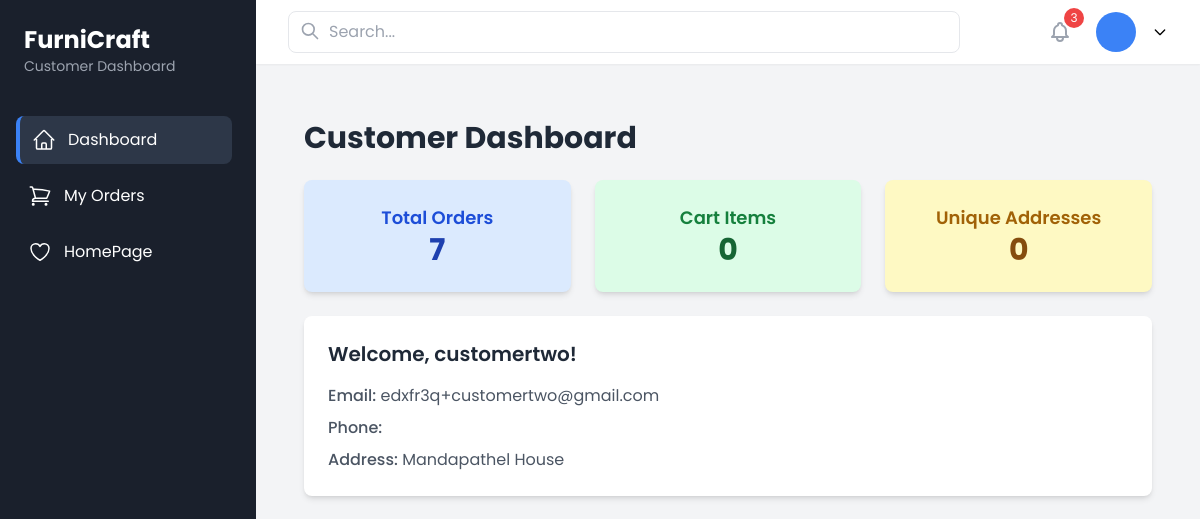
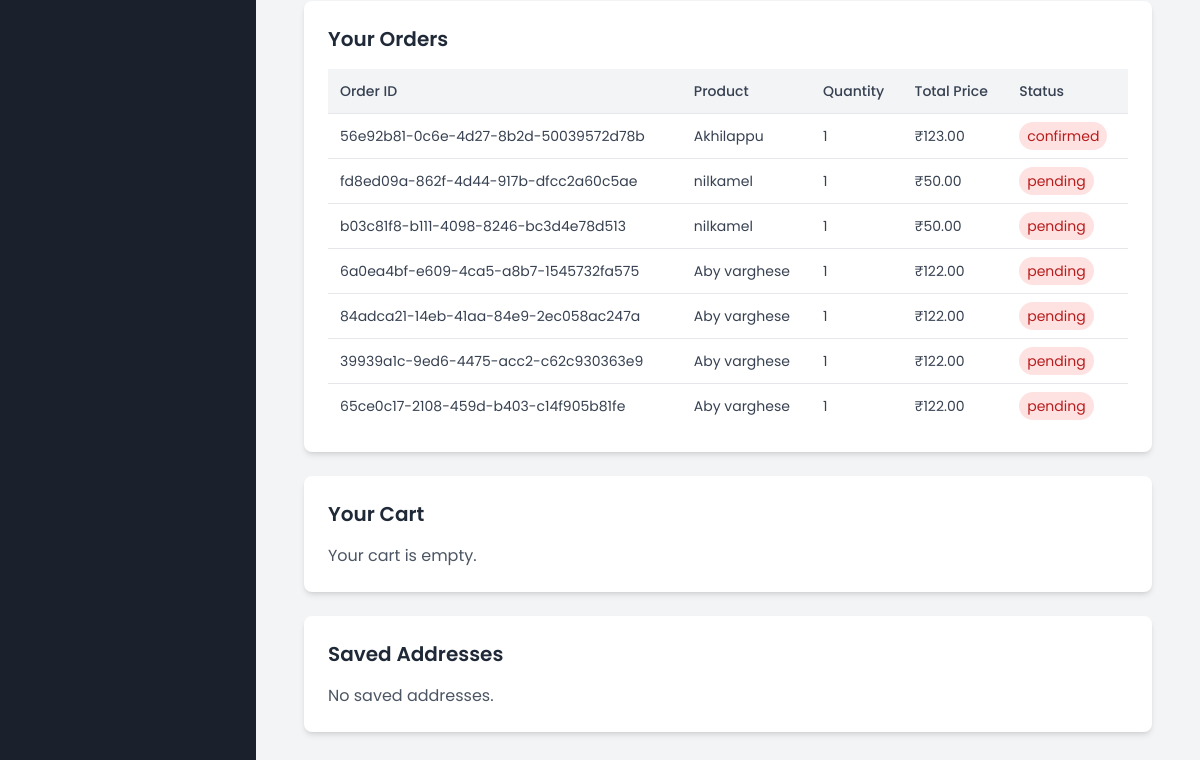
Before: /customer-dashboard/ (signed in) with the older database file (2 pictures, top to bottom).
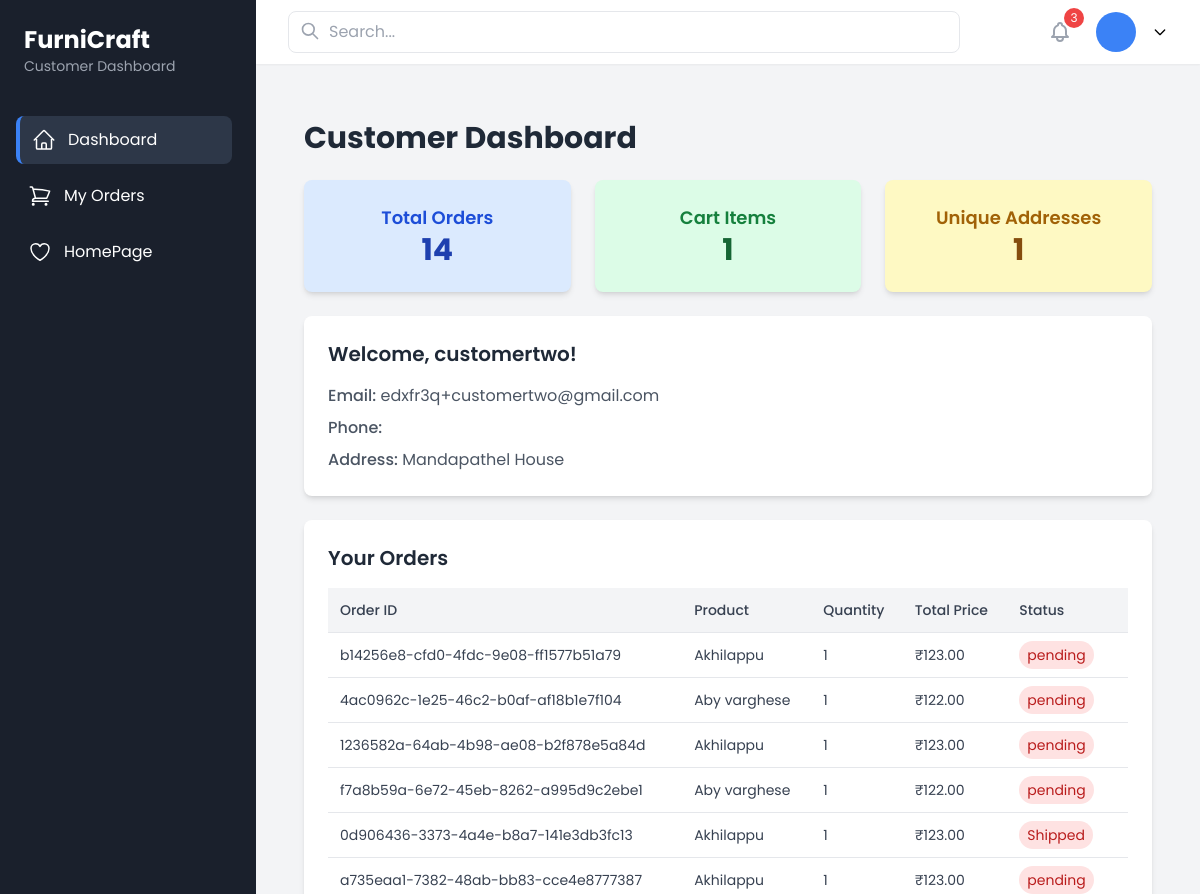
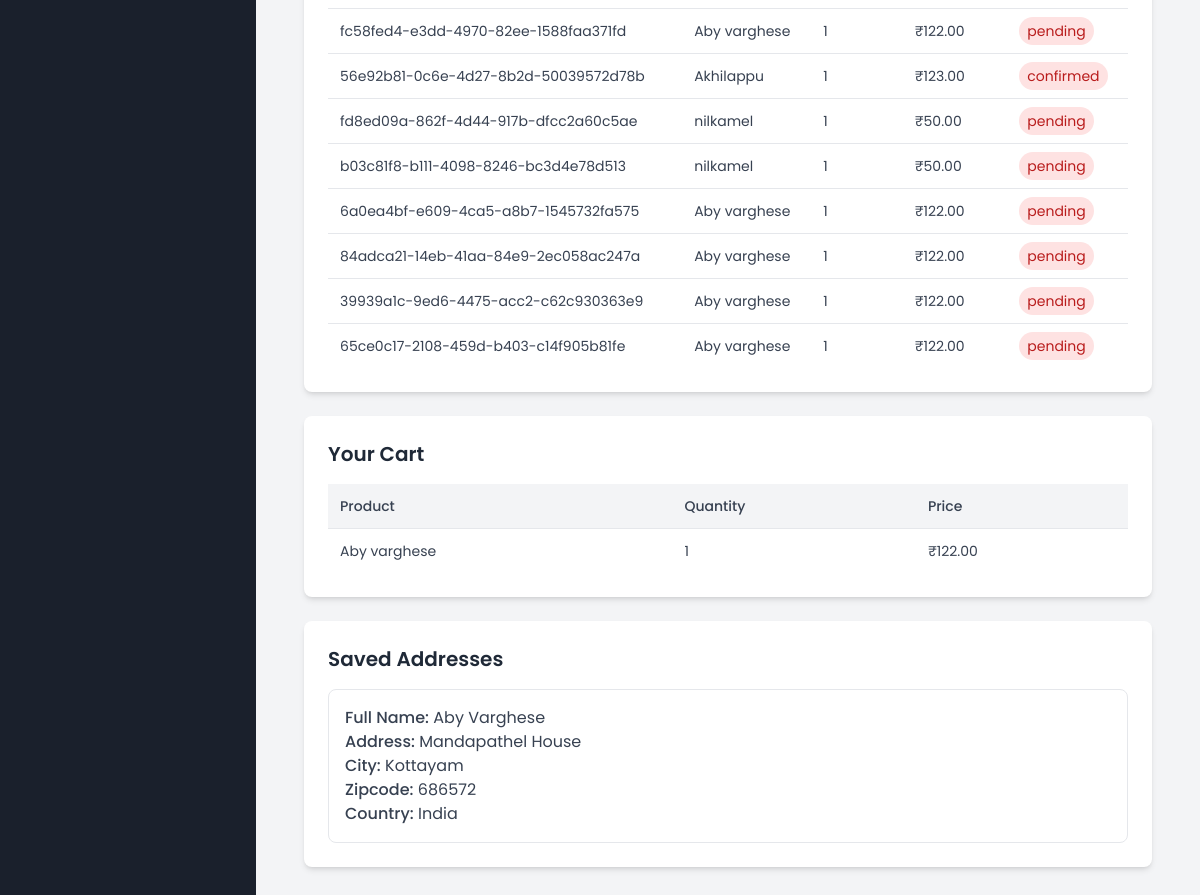
After: the same page with the newer database file (2 pictures, top to bottom).
### authentication/models.py (models this page shows, shortened)
class Customer(models.Model):
    user = models.OneToOneField(CustomUser, on_delete=models.CASCADE, primary_key=True)
    address = models.TextField()
    phone_number = models.CharField(max_length=15)

class CustomUser(AbstractUser):
    ROLE_CHOICES = [
        ("admin", "Admin"),
        ("customer", "Customer"),
        ("seller", "Seller"),
        ("delivery_guy", "Delivery Guy"),
    ]
    role = models.CharField(max_length=20, choices=ROLE_CHOICES, default="customer")
    groups = models.ManyToManyField(Group, related_name="customuser_groups", blank=True)
    user_permissions = models.ManyToManyField(Permission, related_name="customuser_permissions", blank=True)

class Order(models.Model):
    STATUS_CHOICES = [
        ("pending", "Pending"),
        ("confirmed", "Confirmed"),
        ("accepted", "Accepted"),
        ("shipped", "Shipped"),
        ("delivered", "Delivered"),
        ("cancelled", "Cancelled"),
        ("returned", "Returned"),
    ]
    PAYMENT_METHODS = [
        ("cod", "Cash on Delivery"),
    ]
    order_id = models.UUIDField(default=uuid.uuid4, unique=True, editable=False)
    customer = models.ForeignKey(Customer, on_delete=models.CASCADE, related_name="orders")
    product = models.ForeignKey(Product, on_delete=models.CASCADE, related_name="orders")
    seller = models.ForeignKey(Seller, on_delete=models.CASCADE, related_name="orders_seller")
    quantity = models.PositiveIntegerField(default=1)
    total_price = models.DecimalField(max_digits=10, decimal_places=2)
    status = models.CharField(max_length=20, choices=STATUS_CHOICES, default="pending")
    payment_method = models.CharField(max_length=10, choices=PAYMENT_METHODS, default="cod")
    ordered_at = models.DateTimeField(auto_now_add=True)
    delivery_address = models.ForeignKey(DeliveryAddress, on_delete=models.SET_NULL, null=True, blank=True)  # ✅ Added this field

class Product(models.Model):
    name = models.CharField(max_length=255)
    category = models.ForeignKey(Category, on_delete=models.CASCADE, related_name="products")
    created_by = models.ForeignKey(Seller, on_delete=models.CASCADE)
    description = models.TextField()
    price = models.DecimalField(max_digits=10, decimal_places=2)
    image = models.ImageField(upload_to="products/")
    is_approved = models.BooleanField(default=False)
    stock = models.PositiveIntegerField(default=0)

class Cart(models.Model):
    user = models.ForeignKey(Customer, on_delete=models.CASCADE)
    product = models.ForeignKey(Product, on_delete=models.CASCADE)
    quantity = models.PositiveIntegerField(default=1)
    created_at = models.DateTimeField(auto_now_add=True)

class DeliveryAddress(models.Model):
    user = models.ForeignKey(CustomUser, on_delete=models.CASCADE, related_name="addresses")  # Linked to user
    full_name = models.CharField(max_length=255)
    address = models.CharField(max_length=500)
    city = models.CharField(max_length=100)
    zipcode = models.CharField(max_length=10)
    country = models.CharField(max_length=100)

### authentication/views.py (the view)
# urls.py: path('customer-dashboard/', customer_dashboard, name='customer_dashboard'),
@user_passes_test(is_customer)
def customer_dashboard(request):
    user = request.user
    if not hasattr(user, "customer"):
        messages.error(request, "Only customers can access this page.")
        return redirect("home")
    customer = user.customer
    orders = Order.objects.filter(customer=customer).order_by("-ordered_at")
    cart_items = Cart.objects.filter(user=customer)
    unique_addresses = {addr.address: addr for addr in DeliveryAddress.objects.filter(user=user)}.values()
    total_orders = orders.count()
    total_cart_items = cart_items.count()
    total_unique_addresses = len(unique_addresses)
    context = {
        "customer": customer,
        "orders": orders,
        "cart_items": cart_items,
        "addresses": unique_addresses,
        "total_orders": total_orders,
        "total_cart_items": total_cart_items,
        "total_unique_addresses": total_unique_addresses,
    }
    return render(request, "customer_dashboard.html", context)

### authentication/context_processors.py (called while the page is built)
def base_template_processor(request):
    base_template = None
    if request.user.is_authenticated:
        user_role = request.user.role
        base_templates = {
            "admin": "base/admin_base.html",
            "customer": "base/customer_base.html",
            "seller": "base/seller_base.html",
            "delivery_guy": "base/delivery_base.html",
        }
        base_template = base_templates.get(user_role, base_template)
    return {"base_template": base_template}

### authentication/views.py (called while the page is built)
def is_customer(user):
    return user.role in ['customer']

### templates/customer_dashboard.html
{% extends base_template %}
{% block content %}
<div class="max-w-7xl mx-auto px-4 py-8">
    <h1 class="text-3xl font-bold text-gray-800 mb-6">Customer Dashboard</h1>
    <div class="grid grid-cols-1 sm:grid-cols-3 md:grid-cols-3 gap-6 mb-6">
        <div class="bg-blue-100 p-6 rounded-lg shadow-md flex flex-col items-center">
            <h3 class="text-lg font-semibold text-blue-700">Total Orders</h3>
            <p class="text-3xl font-bold text-blue-800">{{ total_orders }}</p>
        </div>
        <div class="bg-green-100 p-6 rounded-lg shadow-md flex flex-col items-center">
            <h3 class="text-lg font-semibold text-green-700">Cart Items</h3>
            <p class="text-3xl font-bold text-green-800">{{ total_cart_items }}</p>
        </div>
        <div class="bg-yellow-100 p-6 rounded-lg shadow-md flex flex-col items-center">
            <h3 class="text-lg font-semibold text-yellow-700">Unique Addresses</h3>
            <p class="text-3xl font-bold text-yellow-800">{{ total_unique_addresses }}</p>
        </div>
    </div>
    <div class="bg-white p-6 rounded-lg shadow-md mb-6">
        <h2 class="text-xl font-semibold text-gray-800 mb-4">Welcome, {{ customer.user.username }}!</h2>
        <div class="space-y-2 text-gray-600">
            <p><span class="font-medium">Email:</span> {{ customer.user.email }}</p>
            <p><span class="font-medium">Phone:</span> {{ customer.phone_number }}</p>
            <p><span class="font-medium">Address:</span> {{ customer.address }}</p>
        </div>
    </div>
    <div class="bg-white p-6 rounded-lg shadow-md mb-6">
        <h2 class="text-xl font-semibold text-gray-800 mb-4">Your Orders</h2>
        {% if orders %}
        <div class="overflow-x-auto">
            <table class="w-full border-collapse">
                <thead>
                    <tr class="bg-gray-100">
                        <th class="p-3 text-left text-sm font-medium text-gray-700">Order ID</th>
                        <th class="p-3 text-left text-sm font-medium text-gray-700">Product</th>
                        <th class="p-3 text-left text-sm font-medium text-gray-700">Quantity</th>
                        <th class="p-3 text-left text-sm font-medium text-gray-700">Total Price</th>
                        <th class="p-3 text-left text-sm font-medium text-gray-700">Status</th>
                    </tr>
                </thead>
                <tbody>
                    {% for order in orders %}
                    <tr class="border-t hover:bg-gray-50 transition-colors">
                        <td class="p-3 text-sm text-gray-700">{{ order.order_id }}</td>
                        <td class="p-3 text-sm text-gray-700">{{ order.product.name }}</td>
                        <td class="p-3 text-sm text-gray-700">{{ order.quantity }}</td>
                        <td class="p-3 text-sm text-gray-700">₹{{ order.total_price }}</td>
                        <td class="p-3 text-sm text-gray-700">
                            <span class="px-2 py-1 rounded-full
                                {% if order.status == 'Delivered' %}bg-green-100 text-green-700
                                {% elif order.status == 'Pending' %}bg-yellow-100 text-yellow-700
                                {% else %}bg-red-100 text-red-700{% endif %}">{{ order.status }}
                            </span>
                        </td>
                    </tr>
                    {% endfor %}
                </tbody>
            </table>
        </div>
        {% else %}
        <p class="text-gray-600">No orders placed yet.</p>
        {% endif %}
    </div>
    <div class="bg-white p-6 rounded-lg shadow-md mb-6">
        <h2 class="text-xl font-semibold text-gray-800 mb-4">Your Cart</h2>
        {% if cart_items %}
        <div class="overflow-x-auto">
            <table class="w-full border-collapse">
                <thead>
                    <tr class="bg-gray-100">
                        <th class="p-3 text-left text-sm font-medium text-gray-700">Product</th>
                        <th class="p-3 text-left text-sm font-medium text-gray-700">Quantity</th>
                        <th class="p-3 text-left text-sm font-medium text-gray-700">Price</th>
                    </tr>
                </thead>
                <tbody>
                    {% for item in cart_items %}
                    <tr class="border-t hover:bg-gray-50 transition-colors">
                        <td class="p-3 text-sm text-gray-700">{{ item.product.name }}</td>
                        <td class="p-3 text-sm text-gray-700">{{ item.quantity }}</td>
                        <td class="p-3 text-sm text-gray-700">₹{{ item.product.price }}</td>
                    </tr>
                    {% endfor %}
                </tbody>
            </table>
        </div>
        {% else %}
        <p class="text-gray-600">Your cart is empty.</p>
        {% endif %}
    </div>
    <div class="bg-white p-6 rounded-lg shadow-md">
        <h2 class="text-xl font-semibold text-gray-800 mb-4">Saved Addresses</h2>
        {% if addresses %}
        <ul class="space-y-3">
            {% for address in addresses %}
            <li class="p-4 border border-gray-200 rounded-lg hover:shadow-md transition-shadow">
                <p class="text-gray-700"><span class="font-medium">Full Name:</span> {{ address.full_name }}</p>
                <p class="text-gray-700"><span class="font-medium">Address:</span> {{ address.address }}</p>
                <p class="text-gray-700"><span class="font-medium">City:</span> {{ address.city }}</p>
                <p class="text-gray-700"><span class="font-medium">Zipcode:</span> {{ address.zipcode }}</p>
                <p class="text-gray-700"><span class="font-medium">Country:</span> {{ address.country }}</p>
            </li>
            {% endfor %}
        </ul>
        {% else %}
        <p class="text-gray-600">No saved addresses.</p>
        {% endif %}
    </div>
</div>
{% endblock %}

### templates/base/customer_base.html (shortened to what this page needs)
<!DOCTYPE html>
<html lang="en">
<head>
    <script src="https://cdn.tailwindcss.com"></script>
</head>
<body class="bg-gray-100">
    <div class="min-h-screen flex">
        <aside class="dashboard-sidebar w-64 fixed top-0 left-0 text-white h-screen overflow-hidden flex flex-col">
            <div class="p-6">
                <h2 class="text-2xl font-bold">FurniCraft</h2>
                <p class="text-gray-400 text-sm">Customer Dashboard</p>
            </div>
            <nav class="mt-4 flex-1 overflow-y-auto pr-2 pb-8">
                <div class="px-4 space-y-2">
                    <a href="{% url 'customer_dashboard' %}" class="nav-link active flex items-center space-x-3 p-3 rounded-lg">
                        <span>Dashboard</span>
                    </a>
                    <a href="{% url 'track_orders' %}" class="nav-link flex items-center space-x-3 p-3 rounded-lg">
                        <span>My Orders</span>
                    </a>
                    <a href="{% url 'customer_list' %}" class="nav-link flex items-center space-x-3 p-3 rounded-lg">
                        <span>HomePage</span>
                    </a>
                </div>
            </nav>
        </aside>
        <div class="flex-1 ml-64">
            <nav class="bg-white shadow-sm">
                <div class="max-w-7xl mx-auto px-4 sm:px-6 lg:px-8">
                    <div class="flex justify-between h-16 items-center">
                        <div class="flex-1 max-w-2xl">
                            <div class="relative">
                                <input type="search"
                                       class="w-full pl-10 pr-4 py-2 rounded-lg border border-gray-200 focus:border-blue-500 focus:outline-none"
                                       placeholder="Search...">
                                <div class="absolute left-3 top-2.5">
                                    <svg class="w-5 h-5 text-gray-400" fill="none" stroke="currentColor" viewBox="0 0 24 24">
                                        <path stroke-linecap="round" stroke-linejoin="round" stroke-width="2" d="M21 21l-6-6m2-5a7 7 0 11-14 0 7 7 0 0114 0z" />
                                    </svg>
                                </div>
                            </div>
                        </div>
                        <div class="flex items-center space-x-4">
                            <button class="p-2 text-gray-400 hover:text-gray-500 relative">
                                <span class="absolute -top-1 -right-1 bg-red-500 text-white rounded-full w-5 h-5 text-xs flex items-center justify-center">3</span>
                            </button>
                            <div class="relative" x-data="{ open: false }">
                                <button @click="open = !open" class="flex items-center space-x-2">
                                    <div class="w-10 h-10 rounded-full bg-blue-500 flex items-center justify-center text-white">
                                    </div>
                                    <svg class="w-4 h-4" fill="none" stroke="currentColor" viewBox="0 0 24 24">
                                        <path stroke-linecap="round" stroke-linejoin="round" stroke-width="2" d="M19 9l-7 7-7-7" />
                                    </svg>
                                </button>
                            </div>
                        </div>
                    </div>
                </div>
            </nav>
            <main class="max-w-7xl mx-auto px-4 sm:px-6 lg:px-8 py-6">
                {% block content %}{% endblock %}
            </main>
        </div>
    </div>
</body>
</html>

### templates/base/customer_base.html (style rules this page uses)
* { font-family: 'Poppins', sans-serif; }
.dashboard-sidebar { background: #1a202c; transition: all 0.3s; }
.nav-link.active { background: #2d3748; border-left: 4px solid #3b82f6; }

Changed rows visible on the page:
added Order: order_id "b14256e8-cfd0-4fdc-9e08-ff1577b51a79", product.name "Akhilappu", quantity "1", total_price "123.00", status "pending"
added Order: order_id "4ac0962c-1e25-46c2-b0af-af18b1e7f104", product.name "Aby varghese", quantity "1", total_price "122.00", status "pending"
added Order: order_id "1236582a-64ab-4b98-ae08-b2f878e5a84d", product.name "Akhilappu", quantity "1", total_price "123.00", status "pending"
added Order: order_id "f7a8b59a-6e72-45eb-8262-a995d9c2ebe1", product.name "Aby varghese", quantity "1", total_price "122.00", status "pending"
added Order: order_id "0d906436-3373-4a4e-b8a7-141e3db3fc13", product.name "Akhilappu", quantity "1", total_price "123.00", status "Shipped"
added Order: order_id "a735eaa1-7382-48ab-bb83-cce4e8777387", product.name "Akhilappu", quantity "1", total_price "123.00", status "pending"
added Order: order_id "fc58fed4-e3dd-4970-82ee-1588faa371fd", product.name "Aby varghese", quantity "1", total_price "122.00", status "pending"
added Cart: product.name "Aby varghese", quantity "1", product.price "122.00"
added DeliveryAddress: full_name "Aby Varghese", address "Mandapathel House", city "Kottayam", zipcode "686572", country "India"
Other visible differences:
{{ total_orders }}: "7" → "14"
{{ total_cart_items }}: "0" → "1"
{{ total_unique_addresses }}: "0" → "1"
text no longer shown: "Your cart is empty. No saved addresses."
text now shown: "Product Quantity Price"
